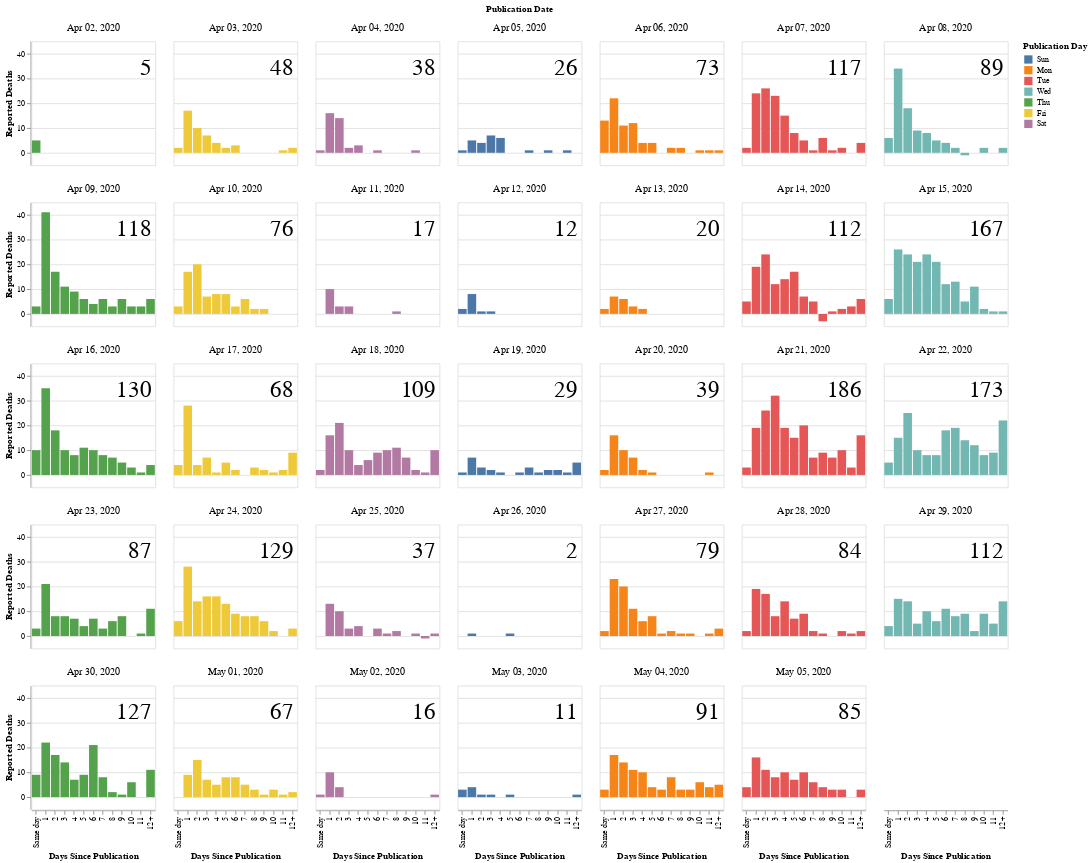

Source (notebook cell):
### Code cell
df = data.dropna(subset=['days_since_publication'])

hist = alt.Chart(df, height=150, width=150).mark_bar().encode(
    x=alt.X('lag:O', title="Days Since Publication", sort=labels),
    y=alt.Y('sum(n_diff):Q', title="Reported Deaths"),
    color=alt.Color(
        'day(publication_date):N',
        title="Publication Day",
    ),
)

text = alt.Chart(df).mark_text(align='right', x=145, y=33, fontSize=28).encode(
    alt.Text('sum(n_diff)'),
)

(hist + text).facet(
    facet=alt.Facet('publication_date:T', title='Publication Date', header=alt.Header(labelFontSize=12)),
    columns=7,
).interactive()

### Figure 1 — Vega-Lite specification as saved in the notebook (floating-point values rounded to 4 significant figures; data arrays with more than 128 entries replaced by an {"elided": "..."} marker saying what was removed)
{"config": {"view": {"continuousWidth": 400, "continuousHeight": 300}}, "data": {"name": "data-c92e8b0213a0c988d9034748b220fe0c"}, "facet": {"type": "temporal", "field": "publication_date", "header": {"labelFontSize": 12}, "title": "Publication Date"}, "spec": {"layer": [{"mark": "bar", "encoding": {"color": {"type": "nominal", "field": "publication_date", "timeUnit": "day", "title": "Publication Day"}, "x": {"type": "ordinal", "field": "lag", "sort": ["Same day", "1", "2", "3", "4", "5", "6", "7", "8", "9", "10", "11", "12+"], "title": "Days Since Publication"}, "y": {"type": "quantitative", "aggregate": "sum", "field": "n_diff", "title": "Reported Deaths"}}, "height": 150, "selection": {"selector003": {"type": "interval", "bind": "scales", "encodings": ["x", "y"]}}, "width": 150}, {"mark": {"type": "text", "align": "right", "fontSize": 28, "x": 145, "y": 33}, "encoding": {"text": {"type": "quantitative", "aggregate": "sum", "field": "n_diff"}}}]}, "columns": 7, "$schema": "https://vega.github.io/schema/vega-lite/v4.8.1.json", "datasets": {"data-c92e8b0213a0c988d9034748b220fe0c": {"elided": "1330 records"}}}
